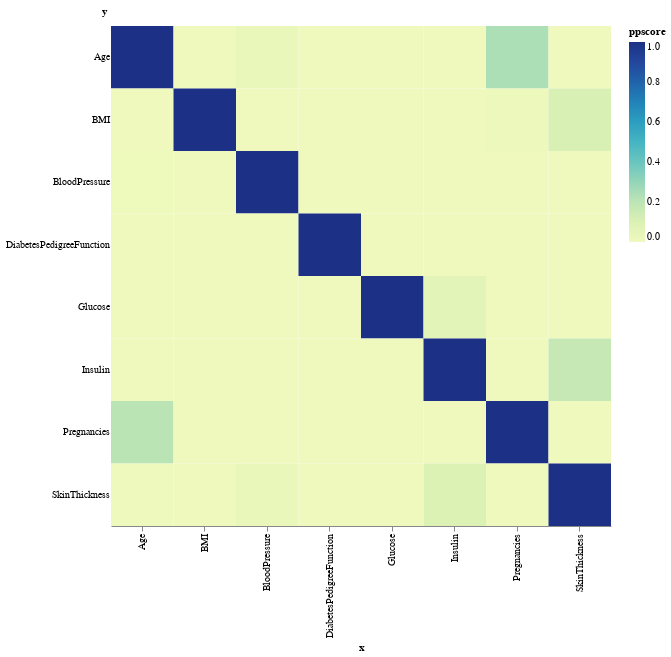

This figure's notebook cell:
### Code cell
pps_matrix = (
    pps.matrix(
        train.loc[:, predictors.query("ppscore > 0")["x"].tolist()],
    )
    .loc[:, ["x", "y", "ppscore"]]
    .round(3)
)
(
    alt.Chart(pps_matrix)
    .mark_rect()
    .encode(
        x="x:O",
        y="y:O",
        color="ppscore:Q",
        tooltip=["x", "y", "ppscore"])
).properties(width=500, height=500)

### Figure 1 — Vega-Lite specification as saved in the notebook (floating-point values rounded to 4 significant figures)
{"config": {"axisX": {"grid": false}, "axisY": {"domain": false, "gridDash": [2, 4], "tickSize": 0, "titleAlign": "right", "titleAngle": 0, "titleX": -5, "titleY": -10}, "view": {"stroke": "transparent", "continuousHeight": 300, "continuousWidth": 400}}, "data": {"name": "data-6d506e5d7de72bfe6c07f5390bd91d14"}, "mark": {"type": "rect"}, "encoding": {"color": {"field": "ppscore", "type": "quantitative"}, "tooltip": [{"field": "x", "type": "nominal"}, {"field": "y", "type": "nominal"}, {"field": "ppscore", "type": "quantitative"}], "x": {"field": "x", "type": "ordinal"}, "y": {"field": "y", "type": "ordinal"}}, "height": 500, "width": 500, "$schema": "https://vega.github.io/schema/vega-lite/v5.15.1.json", "datasets": {"data-6d506e5d7de72bfe6c07f5390bd91d14": [{"x": "Pregnancies", "y": "Pregnancies", "ppscore": 1.0}, {"x": "Pregnancies", "y": "Glucose", "ppscore": 0.0}, {"x": "Pregnancies", "y": "Age", "ppscore": 0.24}, {"x": "Pregnancies", "y": "Insulin", "ppscore": 0.0}, {"x": "Pregnancies", "y": "BMI", "ppscore": 0.009}, {"x": "Pregnancies", "y": "SkinThickness", "ppscore": 0.0}, {"x": "Pregnancies", "y": "BloodPressure", "ppscore": 0.0}, {"x": "Pregnancies", "y": "DiabetesPedigreeFunction", "ppscore": 0.0}, {"x": "Glucose", "y": "Pregnancies", "ppscore": 0.0}, {"x": "Glucose", "y": "Glucose", "ppscore": 1.0}, {"x": "Glucose", "y": "Age", "ppscore": 0.0}, {"x": "Glucose", "y": "Insulin", "ppscore": 0.0}, {"x": "Glucose", "y": "BMI", "ppscore": 0.0}, {"x": "Glucose", "y": "SkinThickness", "ppscore": 0.0}, {"x": "Glucose", "y": "BloodPressure", "ppscore": 0.0}, {"x": "Glucose", "y": "DiabetesPedigreeFunction", "ppscore": 0.0}, {"x": "Age", "y": "Pregnancies", "ppscore": 0.205}, {"x": "Age", "y": "Glucose", "ppscore": 0.0}, {"x": "Age", "y": "Age", "ppscore": 1.0}, {"x": "Age", "y": "Insulin", "ppscore": 0.0}, {"x": "Age", "y": "BMI", "ppscore": 0.0}, {"x": "Age", "y": "SkinThickness", "ppscore": 0.004}, {"x": "Age", "y": "BloodPressure", "ppscore": 0.006}, {"x": "Age", "y": "DiabetesPedigreeFunction", "ppscore": 0.0}, {"x": "Insulin", "y": "Pregnancies", "ppscore": 0.0}, {"x": "Insulin", "y": "Glucose", "ppscore": 0.059}, {"x": "Insulin", "y": "Age", "ppscore": 0.0}, {"x": "Insulin", "y": "Insulin", "ppscore": 1.0}, {"x": "Insulin", "y": "BMI", "ppscore": 0.0}, {"x": "Insulin", "y": "SkinThickness", "ppscore": 0.095}, {"x": "Insulin", "y": "BloodPressure", "ppscore": 0.0}, {"x": "Insulin", "y": "DiabetesPedigreeFunction", "ppscore": 0.0}, {"x": "BMI", "y": "Pregnancies", "ppscore": 0.0}, {"x": "BMI", "y": "Glucose", "ppscore": 0.0}, {"x": "BMI", "y": "Age", "ppscore": 0.0}, {"x": "BMI", "y": "Insulin", "ppscore": 0.0}, {"x": "BMI", "y": "BMI", "ppscore": 1.0}, {"x": "BMI", "y": "SkinThickness", "ppscore": 0.0}, {"x": "BMI", "y": "BloodPressure", "ppscore": 0.0}, {"x": "BMI", "y": "DiabetesPedigreeFunction", "ppscore": 0.0}, {"x": "SkinThickness", "y": "Pregnancies", "ppscore": 0.0}, {"x": "SkinThickness", "y": "Glucose", "ppscore": 0.0}, {"x": "SkinThickness", "y": "Age", "ppscore": 0.0}, {"x": "SkinThickness", "y": "Insulin", "ppscore": 0.175}, {"x": "SkinThickness", "y": "BMI", "ppscore": 0.106}, {"x": "SkinThickness", "y": "SkinThickness", "ppscore": 1.0}, {"x": "SkinThickness", "y": "BloodPressure", "ppscore": 0.0}, {"x": "SkinThickness", "y": "DiabetesPedigreeFunction", "ppscore": 0.0}, {"x": "BloodPressure", "y": "Pregnancies", "ppscore": 0.0}, {"x": "BloodPressure", "y": "Glucose", "ppscore": 0.0}, {"x": "BloodPressure", "y": "Age", "ppscore": 0.025}, {"x": "BloodPressure", "y": "Insulin", "ppscore": 0.0}, {"x": "BloodPressure", "y": "BMI", "ppscore": 0.0}, {"x": "BloodPressure", "y": "SkinThickness", "ppscore": 0.03}, {"x": "BloodPressure", "y": "BloodPressure", "ppscore": 1.0}, {"x": "BloodPressure", "y": "DiabetesPedigreeFunction", "ppscore": 0.0}, {"x": "DiabetesPedigreeFunction", "y": "Pregnancies", "ppscore": 0.0}, {"x": "DiabetesPedigreeFunction", "y": "Glucose", "ppscore": 0.0}, {"x": "DiabetesPedigreeFunction", "y": "Age", "ppscore": 0.0}, {"x": "DiabetesPedigreeFunction", "y": "Insulin", "ppscore": 0.0}, {"x": "DiabetesPedigreeFunction", "y": "BMI", "ppscore": 0.0}, {"x": "DiabetesPedigreeFunction", "y": "SkinThickness", "ppscore": 0.0}, {"x": "DiabetesPedigreeFunction", "y": "BloodPressure", "ppscore": 0.0}, {"x": "DiabetesPedigreeFunction", "y": "DiabetesPedigreeFunction", "ppscore": 1.0}]}}
